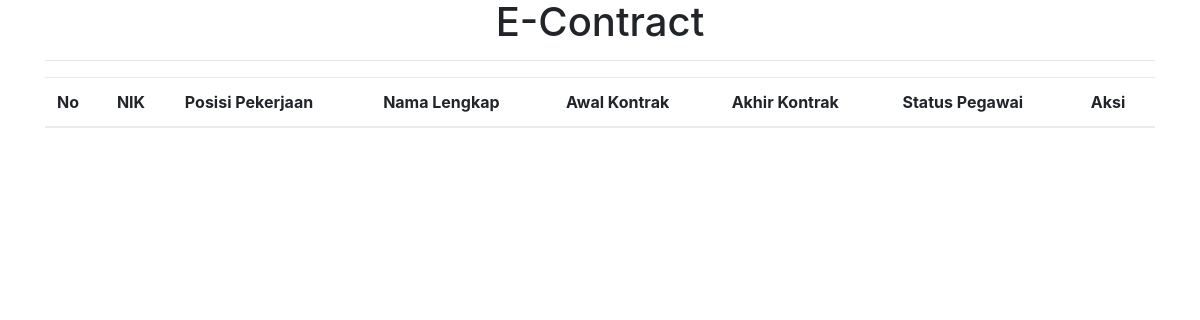
The page /admin/e-contract.php (signed in) on the database as committed earlier.
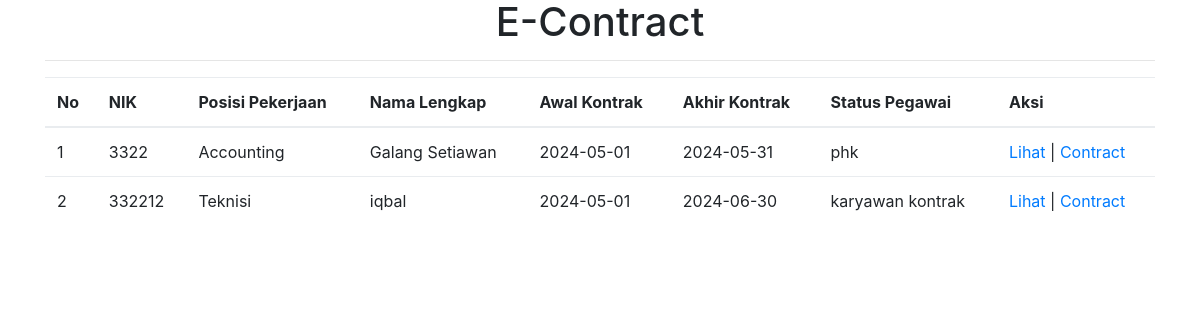
The same page on the database as committed later.
### tables this page shows
CREATE TABLE `econtract` (
  `nik` int NOT NULL,
  `soal1` varchar(255) NOT NULL,
  `soal2` varchar(255) NOT NULL,
  `soal3` varchar(255) NOT NULL,
  `soal4` varchar(255) NOT NULL,
  `soal5` varchar(255) NOT NULL,
  `soal6` varchar(255) NOT NULL,
  `masa_kerja` varchar(255) NOT NULL,
  `mulai_kontrak` date DEFAULT NULL,
  `akhir_kontrak` date DEFAULT NULL,
  `status_pegawai` varchar(255) NOT NULL
);

CREATE TABLE `pelamar` (
  `id_pelamar` int NOT NULL,
  `posisi_pekerjaan` varchar(255) NOT NULL DEFAULT '',
  `lokasi_seleksi` varchar(255) NOT NULL DEFAULT '''''',
  `username` varchar(40) NOT NULL,
  `password` varchar(18) NOT NULL,
  `nama` varchar(255) NOT NULL DEFAULT '''''',
  `nik` int NOT NULL,
  `status_pegawai` varchar(255) NOT NULL,
  `jekel` varchar(255) NOT NULL DEFAULT '',
  `tempat_lhr` varchar(255) NOT NULL DEFAULT '',
  `tgl_lhr` date DEFAULT NULL,
  `alamat` varchar(40) NOT NULL DEFAULT '',
  `kodepos` varchar(15) NOT NULL DEFAULT '',
  `kota` varchar(15) NOT NULL DEFAULT '',
  `no_tlp` varchar(20) NOT NULL DEFAULT '',
  `no_hp` varchar(20) NOT NULL DEFAULT '',
  `ktp` varchar(16) NOT NULL DEFAULT '',
  `negara` varchar(20) NOT NULL DEFAULT '',
  `agama` varchar(15) NOT NULL DEFAULT '',
  `hobi` varchar(10) NOT NULL DEFAULT '',
  `alamat_ortu` varchar(35) NOT NULL DEFAULT '',
  `kodepos_ortu` varchar(15) NOT NULL DEFAULT '',
  `kota_ortu` varchar(15) NOT NULL DEFAULT '',
  `status` varchar(15) NOT NULL DEFAULT '',
  `jml_anak` varchar(10) NOT NULL DEFAULT '',
  `nm_kel` varchar(35) NOT NULL DEFAULT '',
  `hubungan` varchar(20) NOT NULL DEFAULT '',
  `alamat_kel` varchar(35) NOT NULL DEFAULT '',
  `no_kel` varchar(15) NOT NULL DEFAULT '',
  `pendidikan` varchar(15) NOT NULL DEFAULT '',
  `nm_sekolah` varchar(30) NOT NULL DEFAULT '',
  `jurusan` varchar(30) NOT NULL DEFAULT '',
  `tgl_mulai` date DEFAULT NULL,
  `tgl_selesai` date DEFAULT NULL,
  `nilai` float NOT NULL DEFAULT '0',
  `organisasi` varchar(35) NOT NULL DEFAULT '',
  `jabatan` varchar(25) NOT NULL DEFAULT '',
  `periode_org` varchar(20) NOT NULL DEFAULT '',
  `nm_kursus` varchar(30) NOT NULL DEFAULT '',
  `tahun` year NOT NULL DEFAULT '0000',
  `penyelenggara` varchar(25) NOT NULL DEFAULT '',
  `peringkat` varchar(15) NOT NULL DEFAULT '',
  `bahasa` varchar(15) NOT NULL DEFAULT '',
  `dengar` varchar(15) NOT NULL DEFAULT '',
  `baca` varchar(15) NOT NULL DEFAULT '',
  `bicara` varchar(15) NOT NULL DEFAULT '',
  `tulis` varchar(15) NOT NULL DEFAULT '',
  `nm_pt` varchar(25) NOT NULL DEFAULT '',
  `tgl_awal` date DEFAULT NULL,
  `tgl_akhir` date DEFAULT NULL,
  `almt_pt` varchar(35) NOT NULL DEFAULT '',
  `tlp_pt` varchar(15) NOT NULL DEFAULT '',
  `jabat_awal` varchar(20) NOT NULL DEFAULT '',
  `jabat_akhir` varchar(20) NOT NULL DEFAULT '',
  `nm_atasan` varchar(30) NOT NULL DEFAULT '',
  `alasan` varchar(100) NOT NULL DEFAULT '',
  `gaji` varchar(20) NOT NULL DEFAULT '',
  `dokumen` longtext,
  `foto` longtext,
  `file_sertifikat` longtext,
  `wawancara` longtext,
  `tgl_wwcr` date DEFAULT NULL,
  `mulai_kontrak` date DEFAULT NULL,
  `akhir_kontrak` date DEFAULT NULL
);

### admin/e-contract.php (the view, shortened to what this page needs)
<?php
if(@$_SESSION['admin']){
?>
<!DOCTYPE html>
<html lang="en">
  <head>
    <link rel="stylesheet" href="../bootstrap4/css/bootstrap.min.css">
    <link rel="stylesheet" href="../bootstrap4/css/custom.css">
    <link rel="stylesheet" href="https://maxcdn.bootstrapcdn.com/font-awesome/4.7.0/css/font-awesome.min.css">
    <link rel="stylesheet" href="../bootstrap4/css/dataTables.bootstrap4.css">
    <link rel="stylesheet" href="../bootstrap4/css/dataTables.bootstrap4.min.css">
  </head>
<div class="container">
  <body style="background-color: transparent;">
        <h1 align="center">E-Contract</h1>
        <hr>
            <div class="row">
                <div class="col-md-12">
                    <table id="example" class="table table-responsive table-hover" cellspacing="0" width="100%" >
                         <thead>
                             <tr>
                                <th>No</th>
                                <th>NIK</th>
                                <th>Posisi Pekerjaan</th>
                                <th>Nama Lengkap</th>
                                <th>Awal Kontrak</th>
                                <th>Akhir Kontrak</th>
                                <th>Status Pegawai</th>
                                <th>Aksi</th>
                            </tr>
                           </thead>
                        <tbody>
                        <?php
                        include "koneksi.php";
                        $query = "SELECT p.id_pelamar, p.nik, p.posisi_pekerjaan, p.nama, e.mulai_kontrak, e.akhir_kontrak, e.status_pegawai
                                    FROM pelamar p
                                    LEFT JOIN econtract e ON p.nik = e.nik WHERE e.status_pegawai IS NOT NULL";
                        $sql = mysqli_query($connect, $query);
                        $no = 1;
                        while($data = mysqli_fetch_array($sql)){
                            echo "<tr scope='row'>";
                            echo "<td>".$no."</td>";
                            echo "<td>".$data ['nik']."</td>";
                            echo "<td>".$data ['posisi_pekerjaan']."</td>";
                            echo "<td>".$data ['nama']."</td>";
                            echo "<td>".$data ['mulai_kontrak']."</td>";
                            echo "<td>".$data ['akhir_kontrak']."</td>";
                            echo "<td>".$data ['status_pegawai']."</td>";
                            echo "<td>
                                    <a href='lihat_plmr.php?id_pelamar=".$data['id_pelamar']."'>Lihat</a> |
                                    <a href='contract.php?nik=".$data['nik']."'>Contract</a>
                                  </td>";
                            echo "</tr>";
                            $no++;
                        }
                        ?>
                        </tbody>
                    </table>
                </div>
            </div>
</div>
  </body>
</html>
<?php
}else {
    include "illegal.php";
}
?>

Rows that differ between the two databases and show on the page:
added econtract: pelamar.nik "3322", pelamar.posisi_pekerjaan "Accounting", pelamar.nama "Galang Setiawan", mulai_kontrak "2024-05-01", akhir_kontrak "2024-05-31", status_pegawai "phk"
added econtract: pelamar.nik "332212", pelamar.posisi_pekerjaan "Teknisi", pelamar.nama "iqbal", mulai_kontrak "2024-05-01", akhir_kontrak "2024-06-30", status_pegawai "karyawan kontrak"
